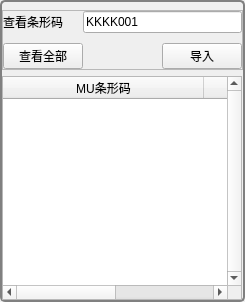
         <widget class="QGroupBox" name="EM_update_loadDetectTaskNo_GpBox">
          <property name="sizePolicy">
           <sizepolicy hsizetype="Fixed" vsizetype="Preferred">
            <horstretch>0</horstretch>
            <verstretch>0</verstretch>
           </sizepolicy>
          </property>
          <property name="minimumSize">
           <size>
            <width>245</width>
            <height>302</height>
           </size>
          </property>
          <property name="maximumSize">
           <size>
            <width>245</width>
            <height>16777215</height>
           </size>
          </property>
          <property name="styleSheet">
           <string notr="true"> QGroupBox {
     background-color: qlineargradient(x1: 0, y1: 0, x2: 0, y2: 1,
                                       stop: 0 #b0e0e6, stop: 1 #b0e0e6);
     border: 2px solid gray;
     border-radius: 5px;
     margin-top:0ex; /* leave space at the top for the title */
 }

 QGroupBox::title {
     subcontrol-origin: margin;
     subcontrol-position: top left; /* position at the top center */
     padding: 0 3px;
   
 }</string>
          </property>
          <property name="title">
           <string/>
          </property>
          <layout class="QGridLayout" name="gridLayout_21">
           <property name="leftMargin">
            <number>0</number>
           </property>
           <property name="topMargin">
            <number>8</number>
           </property>
           <property name="rightMargin">
            <number>0</number>
           </property>
           <property name="bottomMargin">
            <number>0</number>
           </property>
           <property name="horizontalSpacing">
            <number>0</number>
           </property>
           <property name="verticalSpacing">
            <number>6</number>
           </property>
           <item row="0" column="0">
            <widget class="QFrame" name="EM_update_loadDetectTaskNo_Frame">
             <property name="styleSheet">
              <string notr="true">#EM_update_load_DetectTaskNo_Frame{
	border-image: url(:baseTitle3.png);
}</string>
             </property>
             <property name="frameShape">
              <enum>QFrame::StyledPanel</enum>
             </property>
             <property name="frameShadow">
              <enum>QFrame::Raised</enum>
             </property>
             <layout class="QGridLayout" name="gridLayout_23">
              <property name="margin">
               <number>0</number>
              </property>
              <property name="spacing">
               <number>0</number>
              </property>
              <item row="2" column="2">
               <widget class="QPushButton" name="EM_update_loadLocalSql_PsBtn">
                <property name="sizePolicy">
                 <sizepolicy hsizetype="Expanding" vsizetype="Minimum">
                  <horstretch>0</horstretch>
                  <verstretch>0</verstretch>
                 </sizepolicy>
                </property>
                <property name="text">
                 <string>导入</string>
                </property>
               </widget>
              </item>
              <item row="2" column="1">
               <spacer name="EM_update_searchBarCode_HlSpacer">
                <property name="orientation">
                 <enum>Qt::Horizontal</enum>
                </property>
                <property name="sizeHint" stdset="0">
                 <size>
                  <width>40</width>
                  <height>20</height>
                 </size>
                </property>
               </spacer>
              </item>
              <item row="0" column="1" colspan="2">
               <widget class="QLineEdit" name="EM_update_searchBarCode_LnEdit">
                <property name="text">
                 <string>KKKK001</string>
                </property>
               </widget>
              </item>
              <item row="0" column="0">
               <widget class="QLabel" name="EM_update_searchBarCode_Label">
                <property name="text">
                 <string>查看条形码</string>
                </property>
               </widget>
              </item>
              <item row="2" column="0">
               <widget class="QPushButton" name="EM_update_loadDetectTaskNo_PsBtn">
                <property name="sizePolicy">
                 <sizepolicy hsizetype="Expanding" vsizetype="Fixed">
                  <horstretch>0</horstretch>
                  <verstretch>0</verstretch>
                 </sizepolicy>
                </property>
                <property name="styleSheet">
                 <string notr="true"/>
                </property>
                <property name="text">
                 <string>查看全部</string>
                </property>
               </widget>
              </item>
              <item row="1" column="0">
               <spacer name="EM_update_searchBarCode_VlSpacer">
                <property name="orientation">
                 <enum>Qt::Vertical</enum>
                </property>
                <property name="sizeType">
                 <enum>QSizePolicy::Fixed</enum>
                </property>
                <property name="sizeHint" stdset="0">
                 <size>
                  <width>20</width>
                  <height>10</height>
                 </size>
                </property>
               </spacer>
              </item>
             </layout>
            </widget>
           </item>
           <item row="1" column="0">
            <widget class="QTableWidget" name="MU_update_loadDetectTaskNo_TblWidget">
             <property name="sizePolicy">
              <sizepolicy hsizetype="Expanding" vsizetype="Expanding">
               <horstretch>0</horstretch>
               <verstretch>0</verstretch>
              </sizepolicy>
             </property>
             <property name="minimumSize">
              <size>
               <width>240</width>
               <height>1</height>
              </size>
             </property>
             <property name="maximumSize">
              <size>
               <width>240</width>
               <height>16777215</height>
              </size>
             </property>
             <property name="verticalScrollBarPolicy">
              <enum>Qt::ScrollBarAlwaysOn</enum>
             </property>
             <attribute name="horizontalHeaderDefaultSectionSize">
              <number>201</number>
             </attribute>
             <attribute name="horizontalHeaderMinimumSectionSize">
              <number>14</number>
             </attribute>
             <attribute name="verticalHeaderDefaultSectionSize">
              <number>30</number>
             </attribute>
             <column>
              <property name="text">
               <string>MU条形码</string>
              </property>
             </column>
             <column>
              <property name="text">
               <string>ID</string>
              </property>
             </column>
            </widget>
           </item>
          </layout>
         </widget>
